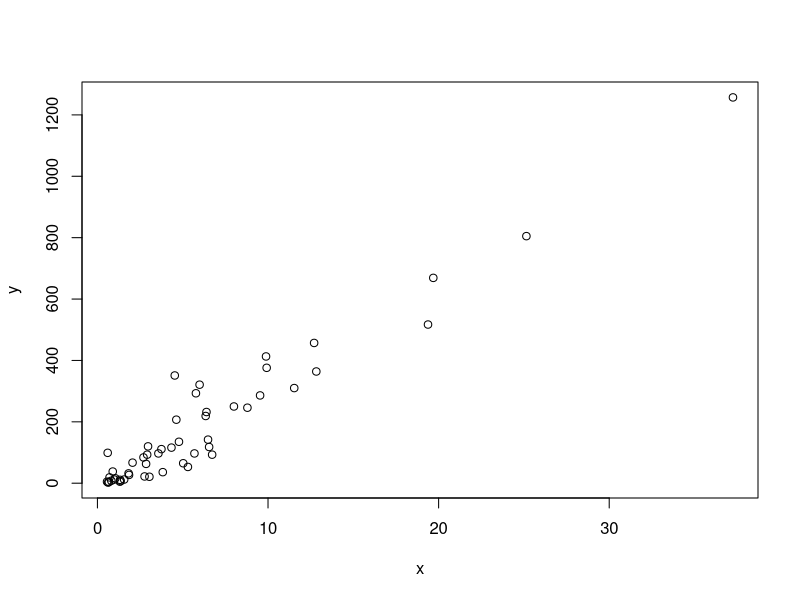
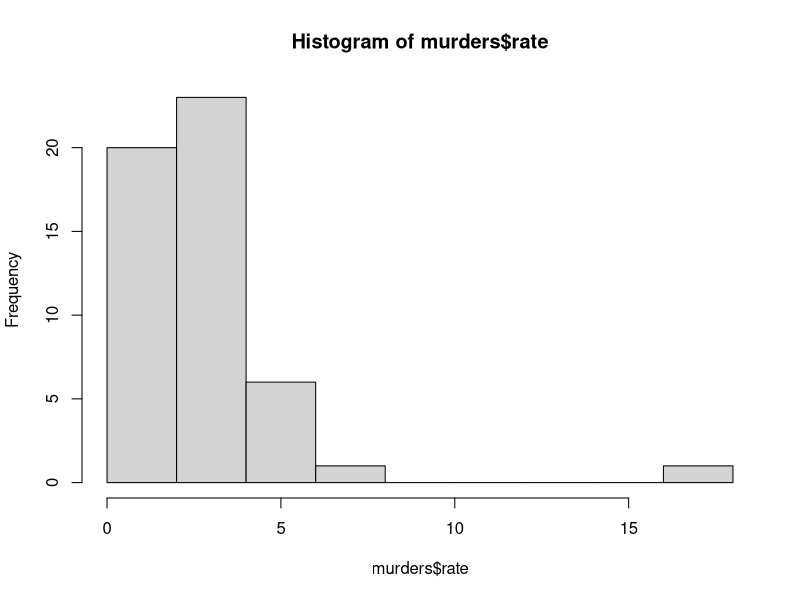
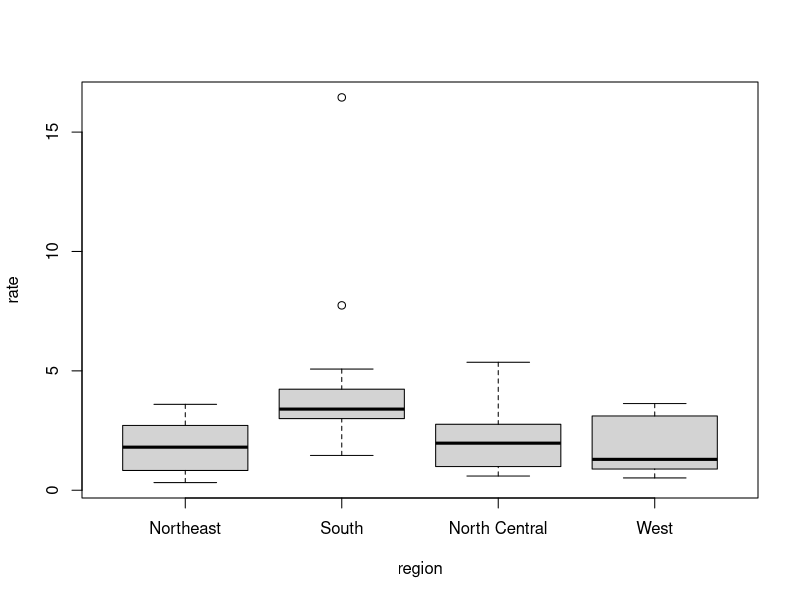
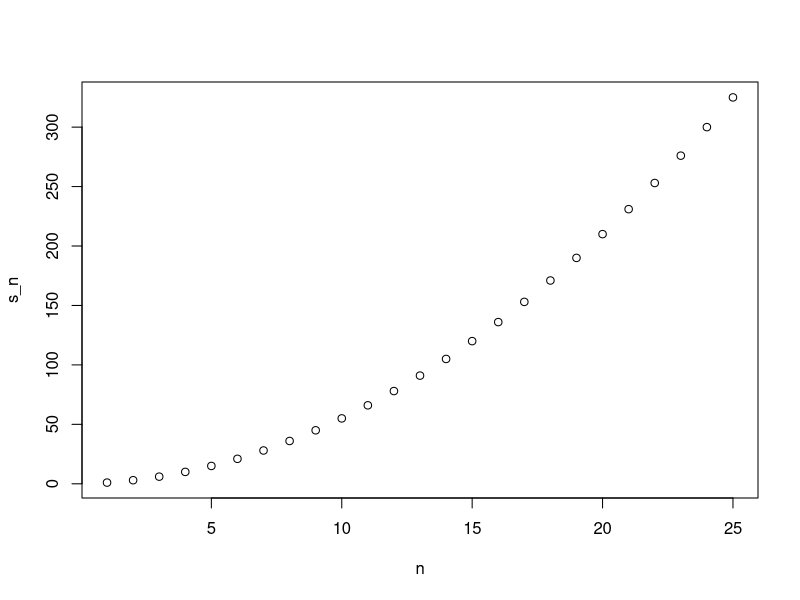
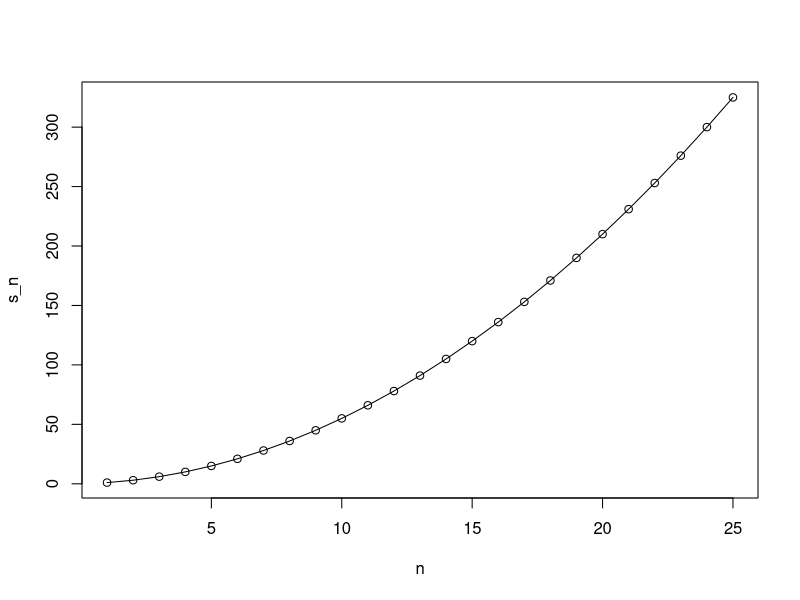

The R script that drew these images, in order:
library(dslabs)
data(murders)
sort(murders$total)

x <- c(31, 4, 15, 92, 65)
x
sort(x)    # puts elements in order

index <- order(x)    # returns index that will put x in order
x[index]    # rearranging by this index puts elements in order
order(x)

murders$state[1:10]
murders$abb[1:10]

index <- order(murders$total)
murders$abb[index]    # order abbreviations by total murders

max(murders$total)    # highest number of total murders
i_max <- which.max(murders$total)    # index with highest number of murders
murders$state[i_max]    # state name with highest number of total murders

x <- c(31, 4, 15, 92, 65)
x
rank(x)    # returns ranks (smallest to largest)

high_murders <- c(murders$state[which.max(murders$total)], max(murders$total))
low_murders <- c(murders$state[which.max(murders$total)], min(murders$total))

# get a vector of murder_rate wuth the calculation for each row
murder_rate <- murders$total/murders$population*100000

# show state column, order by murder_rate in decreasing order
murders$state[order(murder_rate, decreasing = TRUE)]

# See what states have 0.71 or less of murder_rate
index <- murder_rate < 0.71
index
murders$state[index]

# How many states
sum(index)

# Now create two logical vectors to use them as conditions
west <- murders$region == 'West'
safe <- murder_rate < 1
index <- safe & west
murders$state[index]


# index using which
index <- which(murders$state == "Massachusetts")
index
murder_rate[index]

#The same using without the use of which, but so, index object is going to be larger

# Now match, to get coincidences (like extracting the indexes of rows matching the conditions)
index <- match(c("New York", "Florida", "Texas"), murders$state)
index
murders$state[index]
murder_rate[index]

# %in% just says if it is inside or not
x <- c("a", "b", "c", "d", "e")
y <- c("a", "d", "f")
y %in% x

# to see if Boston, Dakota, and Washington are states
c("Boston", "Dakota", "Washington") %in% murders$state


#Basic Wrangling tools.
library(dplyr)

#add a column to a data frame
str(murders)
murders <- mutate(murders, rate=total/population*100000)
str(murders)
head(murders)

#filter by rate
filter(murders, rate < 0.71)
str(murders)

#new table using select
new_table <- select(murders,state,region,rate)
new_table
filter(new_table, rate < 0.71)

# Now the same but avoiding extra new _table object
murders %>% select(state, region, rate) %>% filter(rate <= 0.71)

# creating a data frame with stringAsFactors = FALSE
grades <- data.frame(names = c("John", "Juan", "Jean", "Yao"), 
                     exam_1 = c(95, 80, 90, 85), 
                     exam_2 = c(90, 85, 85, 90),
                     stringsAsFactors = FALSE)
grades

# a simple scatterplot of total murders versus population
x <- murders$population /10^6
y <- murders$total
plot(x, y)

# a histogram of murder rates
hist(murders$rate)

# boxplots of murder rates by region
boxplot(rate~region, data = murders)

# conditionals
ind <- which.min(murder_rate)
if(murder_rate[ind] < 0.5){
  print(murders$state[ind])
}else{
  print("No state has murder rate that low")
}

# the ifelse() function works similarly to an if-else conditional
a <- 0
ifelse(a > 0, 1/a, NA)

# example of defining a function to compute the average of a vector x
avg <- function(x){
  s <- sum(x)
  n <- length(x)
  s/n
}

# we see that the above function and the pre-built R mean() function are identical
x <- 1:100
identical(mean(x), avg(x))

# variables inside a function are not defined in the workspace
s <- 3
avg(1:10)
s

# the general form of a function
#my_function <- function(VARIABLE_NAME){
#  perform operations on VARIABLE_NAME and calculate VALUE
#  VALUE
#}

# functions can have multiple arguments as well as default values
avg <- function(x, arithmetic = TRUE){
  n <- length(x)
  ifelse(arithmetic, sum(x)/n, prod(x)^(1/n))
}
# the ifelse() function is particularly useful on vectors
a <- c(0,1,2,-4,5)
result <- ifelse(a > 0, 1/a, NA)

# the ifelse() function is also helpful for replacing missing values
data(na_example)
no_nas <- ifelse(is.na(na_example), 0, na_example) 
sum(is.na(no_nas))

# the any() and all() functions evaluate logical vectors
z <- c(TRUE, TRUE, FALSE)
any(z)
all(z)

# creating a function that computes the sum of integers 1 through n
compute_s_n <- function(n){
  x <- 1:n
  sum(x)
}

# a very simple for-loop
for(i in 1:5){
  print(i)
}

# a for-loop for our summation
m <- 25
s_n <- vector(length = m) # create an empty vector
for(n in 1:m){
  s_n[n] <- compute_s_n(n)
}

# creating a plot for our summation function
n <- 1:m
plot(n, s_n)

# a table of values comparing our function to the summation formula
head(data.frame(s_n = s_n, formula = n*(n+1)/2))

# overlaying our function with the summation formula
plot(n, s_n)
lines(n, n*(n+1)/2)

#Key points
#Poll aggregators combine the results of many polls to simulate polls with a large sample size and therefore generate more precise estimates than individual polls.
#Polls can be simulated with a Monte Carlo simulation and used to construct an estimate of the spread and confidence intervals.
#The actual data science exercise of forecasting elections involves more complex statistical modeling, but these underlying ideas still apply.
#Code: Simulating polls
#Note that to compute the exact 95% confidence interval, we would use qnorm(.975)*SE_hat instead of 2*SE_hat.

d <- 0.039
Ns <- c(1298, 533, 1342, 897, 774, 254, 812, 324, 1291, 1056, 2172, 516)
p <- (d+1)/2

# calculate confidence intervals of the spread
confidence_intervals <- sapply(Ns, function(N){
  X <- sample(c(0,1), size=N, replace=TRUE, prob = c(1-p, p))
  X_hat <- mean(X)
  SE_hat <- sqrt(X_hat*(1-X_hat)/N)
  2*c(X_hat, X_hat - 2*SE_hat, X_hat + 2*SE_hat) - 1
})

# generate a data frame storing results
polls <- data.frame(poll = 1:ncol(confidence_intervals),
                    t(confidence_intervals), sample_size = Ns)
names(polls) <- c("poll", "estimate", "low", "high", "sample_size")
polls
#Code: Calculating the spread of combined polls
#Note that to compute the exact 95% confidence interval, we would use qnorm(.975) instead of 1.96.

d_hat <- polls %>%
  summarize(avg = sum(estimate*sample_size) / sum(sample_size)) %>%
  .$avg

p_hat <- (1+d_hat)/2
moe <- 2*1.96*sqrt(p_hat*(1-p_hat)/sum(polls$sample_size))   
round(d_hat*100,1)
round(moe*100, 1)
